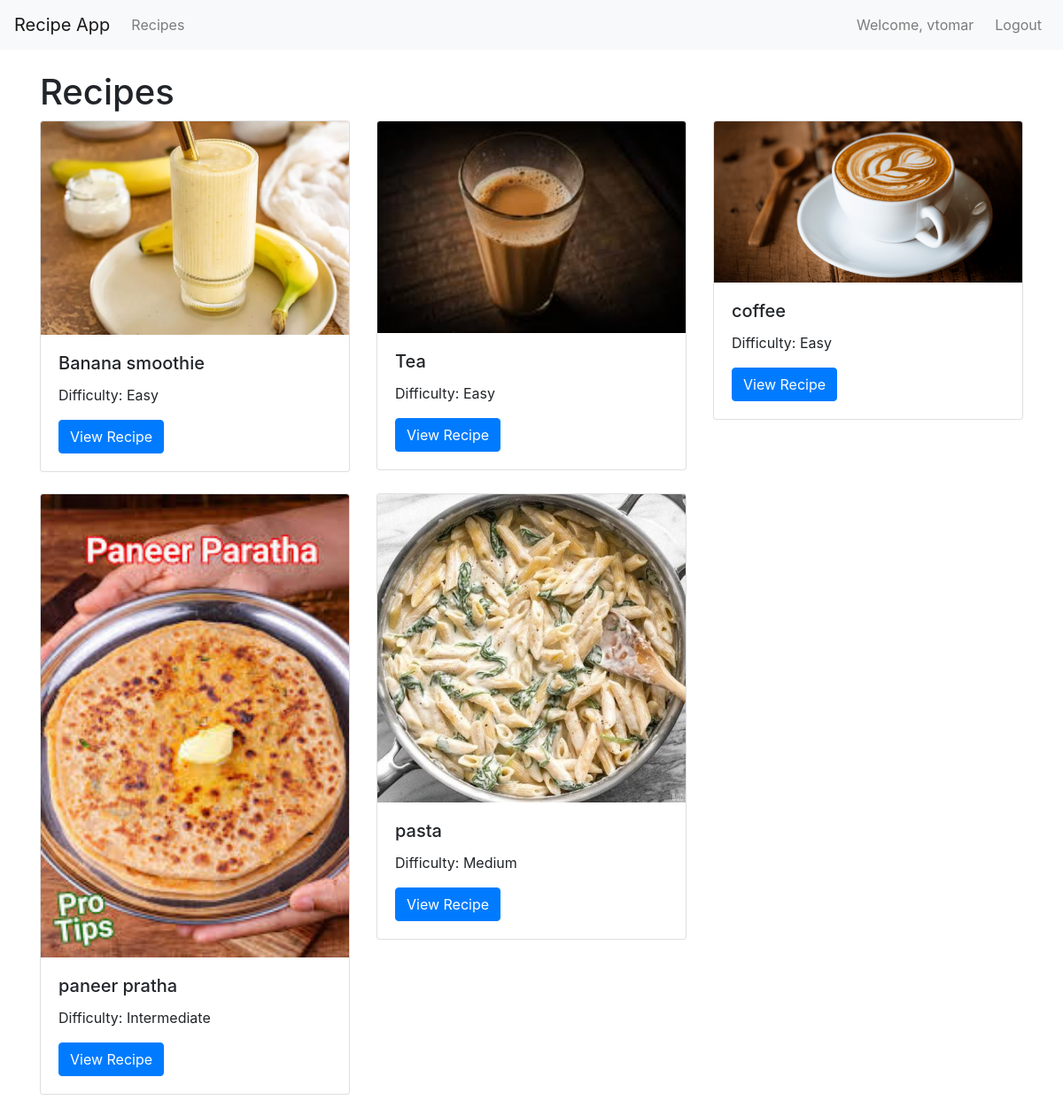
Page /recipes/ (signed in) on the committed database.
### recipes/models.py (models this page shows, shortened)
class Recipe(models.Model):
    DIFFICULTY_CHOICES = [
        ('Easy', 'Easy'),
        ('Medium', 'Medium'),
        ('Intermediate', 'Intermediate'),
        ('Hard', 'Hard'),
    ]
    id = models.UUIDField(primary_key=True, default=uuid.uuid4, editable=False)
    name = models.CharField(max_length=100)
    ingredients = models.TextField()
    cooking_time = models.PositiveIntegerField(help_text="in minutes")
    instructions = models.TextField(default="No instructions provided.")
    image = models.ImageField(upload_to='recipe_images/', default='default_recipe.jpg')
    difficulty = models.CharField(max_length=20, choices=DIFFICULTY_CHOICES, default='Easy')
    author = models.ForeignKey(User, on_delete=models.SET_NULL, null=True, blank=True)
    def get_absolute_url(self):
        return reverse('recipe_detail', args=[str(self.id)])
    class Meta:
        ordering = ['name']

### recipes/views.py (the view)
# urls.py: path('recipes/', views.RecipeListView.as_view(), name='recipe_list'),
class RecipeListView(ListView):
    model = Recipe
    template_name = 'recipes/recipe_list.html'
    context_object_name = 'recipes'
    paginate_by = 10

### recipes/templates/recipes/recipe_list.html (shortened to what this page needs)
{% extends 'base.html' %}
{% block content %}
<h1>Recipes</h1>
<div class="row">
    {% for recipe in recipes %}
    <div class="col-md-4 mb-4">
        <div class="card">
            <img src="{{ recipe.image.url }}" class="card-img-top" alt="{{ recipe.name }}">
            <div class="card-body">
                <h5 class="card-title">{{ recipe.name }}</h5>
                <p class="card-text">Difficulty: {{ recipe.difficulty }}</p>
                <a href="{{ recipe.get_absolute_url }}" class="btn btn-primary">View Recipe</a>
            </div>
        </div>
    </div>
    {% endfor %}
</div>
{% endblock %}

### templates/base.html (shortened to what this page needs)
<!DOCTYPE html>
<html lang="en">
<head>
    <link rel="stylesheet" href="https://stackpath.bootstrapcdn.com/bootstrap/4.5.2/css/bootstrap.min.css">
</head>
<body>
    <nav class="navbar navbar-expand-lg navbar-light bg-light">
        <a class="navbar-brand" href="{% url 'recipes:home' %}">Recipe App</a>
        <div class="collapse navbar-collapse" id="navbarNav">
            <ul class="navbar-nav mr-auto">
                <li class="nav-item">
                    <a class="nav-link" href="{% url 'recipes:recipe_list' %}">Recipes</a>
                </li>
            </ul>
            <ul class="navbar-nav">
                {% if user.is_authenticated %}
                    <li class="nav-item">
                        <span class="navbar-text mr-3">Welcome, {{ user.username }}</span>
                    </li>
                    <li class="nav-item">
                        <a class="nav-link" href="{% url 'recipes:logout' %}">Logout</a>
                    </li>
                {% else %}
                    <li class="nav-item">
                        <a class="nav-link" href="{% url 'recipes:login' %}">Login</a>
                    </li>
                {% endif %}
            </ul>
        </div>
    </nav>
    <div class="container mt-4">
        {% block content %}
        {% endblock %}
    </div>
</body>
</html>

### rows in the picture
Recipe: image (picture), name "Banana smoothie", difficulty "Easy"
Recipe: image (picture), name "Tea", difficulty "Easy"
Recipe: image (picture), name "coffee", difficulty "Easy"
Recipe: image (picture), name "paneer pratha", difficulty "Intermediate"
Recipe: image (picture), name "pasta", difficulty "Medium"

### other values in the picture
{{ user.username }} "vtomar"
